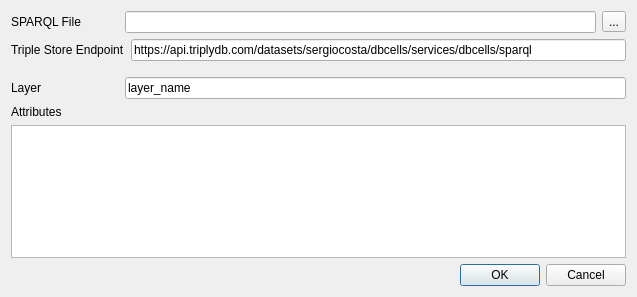
<?xml version="1.0" encoding="UTF-8"?>
<ui version="4.0">
 <class>Triple2LayerDialogBase</class>
 <widget class="QDialog" name="Triple2LayerDialogBase">
  <property name="geometry">
   <rect>
    <x>0</x>
    <y>0</y>
    <width>637</width>
    <height>297</height>
   </rect>
  </property>
  <property name="minimumSize">
   <size>
    <width>637</width>
    <height>297</height>
   </size>
  </property>
  <property name="windowTitle">
   <string>Triple2Layer</string>
  </property>
  <layout class="QGridLayout" name="gridLayout">
   <item row="0" column="0">
    <layout class="QVBoxLayout" name="formLayout_2" stretch="0,0,0,0,0">
     <item>
      <layout class="QHBoxLayout" name="horizontalLayout_6">
       <item>
        <widget class="QLabel" name="labelSPARQL">
         <property name="minimumSize">
          <size>
           <width>108</width>
           <height>0</height>
          </size>
         </property>
         <property name="text">
          <string>SPARQL File</string>
         </property>
        </widget>
       </item>
       <item>
        <widget class="QLineEdit" name="lineSPARQL">
         <property name="text">
          <string/>
         </property>
        </widget>
       </item>
       <item>
        <widget class="QToolButton" name="buttonSPARQL">
         <property name="text">
          <string>...</string>
         </property>
        </widget>
       </item>
      </layout>
     </item>
     <item>
      <layout class="QHBoxLayout" name="horizontalLayout_2">
       <property name="bottomMargin">
        <number>10</number>
       </property>
       <item>
        <widget class="QLabel" name="label_2">
         <property name="text">
          <string>Triple Store Endpoint</string>
         </property>
        </widget>
       </item>
       <item>
        <widget class="QLineEdit" name="lineEndpoint">
         <property name="text">
          <string>https://api.triplydb.com/datasets/sergiocosta/dbcells/services/dbcells/sparql</string>
         </property>
        </widget>
       </item>
      </layout>
     </item>
     <item>
      <layout class="QHBoxLayout" name="horizontalLayout_9">
       <item>
        <widget class="QLabel" name="camada_2">
         <property name="minimumSize">
          <size>
           <width>108</width>
           <height>0</height>
          </size>
         </property>
         <property name="text">
          <string>Layer</string>
         </property>
        </widget>
       </item>
       <item>
        <widget class="QLineEdit" name="lineLayer">
         <property name="sizePolicy">
          <sizepolicy hsizetype="Expanding" vsizetype="Fixed">
           <horstretch>0</horstretch>
           <verstretch>0</verstretch>
          </sizepolicy>
         </property>
         <property name="maximumSize">
          <size>
           <width>16777215</width>
           <height>16777215</height>
          </size>
         </property>
         <property name="text">
          <string>layer_name</string>
         </property>
        </widget>
       </item>
      </layout>
     </item>
     <item>
      <layout class="QVBoxLayout" name="verticalLayout_3">
       <item>
        <widget class="QLabel" name="atributos_2">
         <property name="text">
          <string>Attributes</string>
         </property>
        </widget>
       </item>
       <item>
        <widget class="QTableWidget" name="tableAttributes"/>
       </item>
      </layout>
     </item>
     <item>
      <layout class="QHBoxLayout" name="horizontalLayout_10">
       <item>
        <spacer name="horizontalSpacer_8">
         <property name="orientation">
          <enum>Qt::Horizontal</enum>
         </property>
         <property name="sizeHint" stdset="0">
          <size>
           <width>40</width>
           <height>20</height>
          </size>
         </property>
        </spacer>
       </item>
       <item>
        <widget class="QDialogButtonBox" name="button_box">
         <property name="standardButtons">
          <set>QDialogButtonBox::Cancel|QDialogButtonBox::Ok</set>
         </property>
        </widget>
       </item>
      </layout>
     </item>
    </layout>
   </item>
  </layout>
 </widget>
 <resources/>
 <connections/>
</ui>
